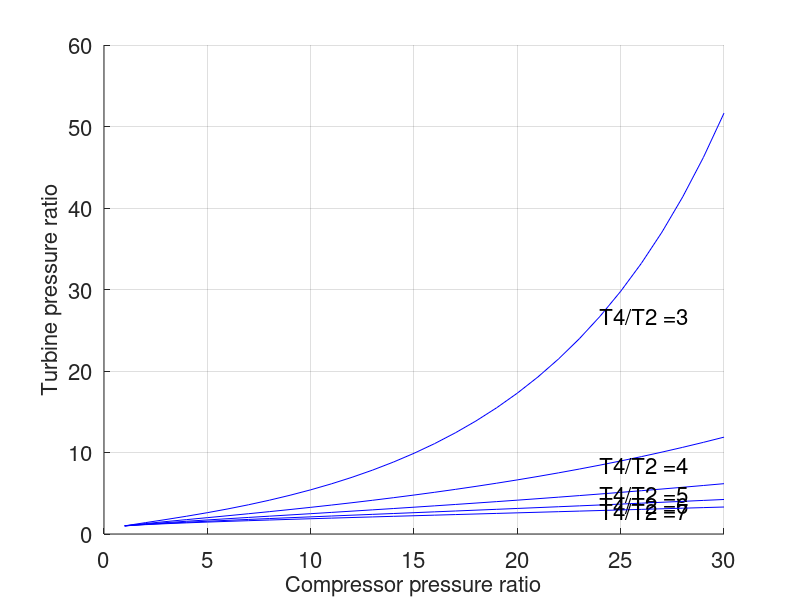

Here is the MATLAB script that generated this plot:
clear all
close all
clc

presRatioComp = [1:30]';
##presRatioComp = 25;
##temp2 = 300.9;
##temp3 = 805.2;
##temp4 = 1450;
##temp5 = temp4-(temp3-temp2);
tempRatio = [3:7]';
effComp = 0.9;
effTurb = 0.9;

gamma = 1.4;

presFacComp = presRatioComp.^((gamma-1)/gamma);

##presFacTurb = (1-(1/effTurb)*(1-(1/(tempRatio*effComp))*(presFacComp-1))).^(-gamma/(gamma-1))
##presFacTurb = (1-(1/effTurb)*(1-(temp5/temp4))).^(-gamma/(gamma-1))

plotTextFac = 0.8;

for i=1:length(tempRatio)

  presRatioTurb = (1-(1/effTurb)*((1/tempRatio(i))*((presFacComp-1)/effComp))).^(-gamma/(gamma-1));

  figure(1)

  grid on
  hold on
  set(gca,'Fontsize',16)

  plot(presRatioComp,presRatioTurb,'b-')
  text(presRatioComp(round(plotTextFac*length(presRatioComp))),presRatioTurb(round(plotTextFac*length(presRatioTurb))),
      strcat('T4/T2 = ',num2str(tempRatio(i))),'Fontsize',16)
  xlabel('Compressor pressure ratio','Fontsize',16)
  ylabel('Turbine pressure ratio','Fontsize',16)

end



